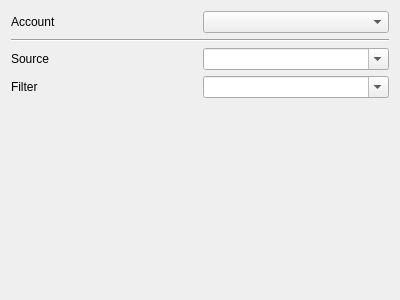
<?xml version="1.0" encoding="UTF-8"?>
<ui version="4.0">
 <class>Form</class>
 <widget class="QWidget" name="Form">
  <property name="geometry">
   <rect>
    <x>0</x>
    <y>0</y>
    <width>400</width>
    <height>300</height>
   </rect>
  </property>
  <property name="windowTitle">
   <string>Form</string>
  </property>
  <layout class="QGridLayout" name="gridLayout">
   <item row="0" column="0">
    <widget class="QLabel" name="label">
     <property name="text">
      <string>Account</string>
     </property>
    </widget>
   </item>
   <item row="0" column="1">
    <widget class="QComboBox" name="account_combo"/>
   </item>
   <item row="2" column="1">
    <widget class="QComboBox" name="sourcename_combo">
     <property name="editable">
      <bool>true</bool>
     </property>
    </widget>
   </item>
   <item row="2" column="0">
    <widget class="QLabel" name="label_2">
     <property name="text">
      <string>Source</string>
     </property>
    </widget>
   </item>
   <item row="4" column="1">
    <spacer name="verticalSpacer">
     <property name="orientation">
      <enum>Qt::Vertical</enum>
     </property>
     <property name="sizeHint" stdset="0">
      <size>
       <width>20</width>
       <height>40</height>
      </size>
     </property>
    </spacer>
   </item>
   <item row="1" column="0" colspan="2">
    <widget class="Line" name="line">
     <property name="orientation">
      <enum>Qt::Horizontal</enum>
     </property>
    </widget>
   </item>
   <item row="3" column="1">
    <widget class="QComboBox" name="filtername_combo">
     <property name="editable">
      <bool>true</bool>
     </property>
    </widget>
   </item>
   <item row="3" column="0">
    <widget class="QLabel" name="label_3">
     <property name="text">
      <string>Filter</string>
     </property>
    </widget>
   </item>
  </layout>
 </widget>
 <resources/>
 <connections/>
</ui>
